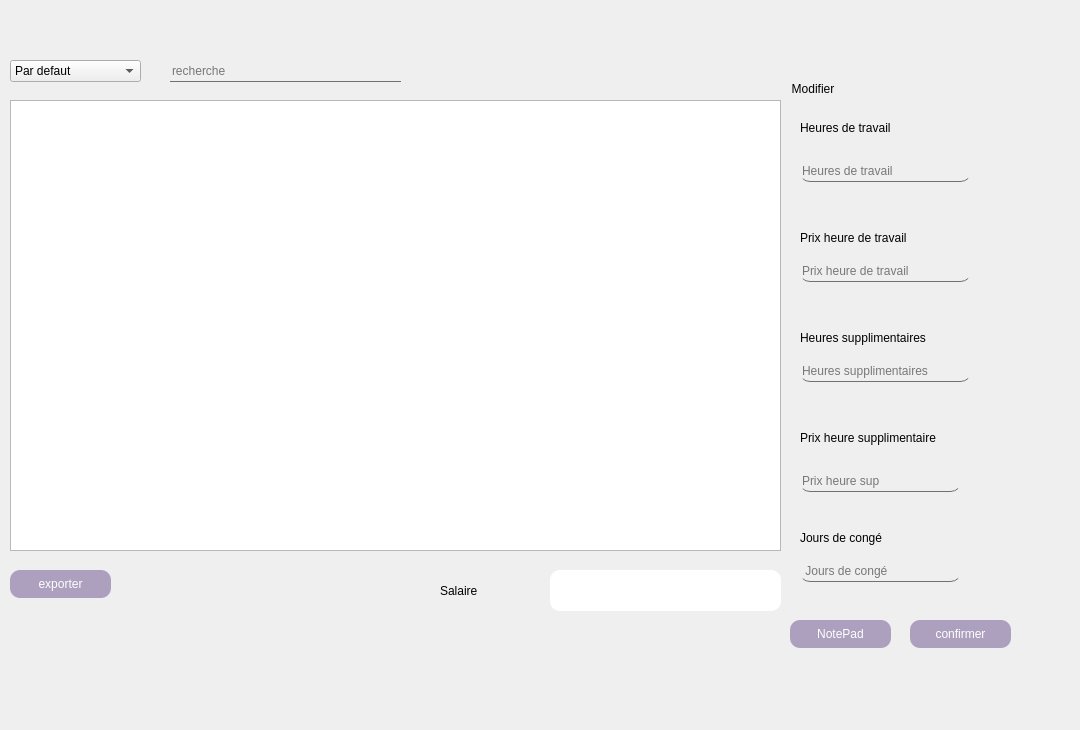
    <widget class="QWidget" name="tab_5">
     <attribute name="title">
      <string>Tableau de bord</string>
     </attribute>
     <widget class="QTableView" name="tableView_rh">
      <property name="geometry">
       <rect>
        <x>10</x>
        <y>100</y>
        <width>771</width>
        <height>451</height>
       </rect>
      </property>
      <property name="selectionBehavior">
       <enum>QAbstractItemView::SelectRows</enum>
      </property>
     </widget>
     <widget class="QPushButton" name="pushButton_2">
      <property name="geometry">
       <rect>
        <x>910</x>
        <y>620</y>
        <width>101</width>
        <height>28</height>
       </rect>
      </property>
      <property name="styleSheet">
       <string notr="true">#pushButton_2{

border-radius:10px;


background-color: rgb(172, 160, 190);
color:white;
font: 9pt 'Century Gothic';
}
</string>
      </property>
      <property name="text">
       <string>confirmer</string>
      </property>
     </widget>
     <widget class="QPushButton" name="pb_excel">
      <property name="geometry">
       <rect>
        <x>10</x>
        <y>570</y>
        <width>101</width>
        <height>28</height>
       </rect>
      </property>
      <property name="styleSheet">
       <string notr="true">#pb_excel{

border-radius:10px;


background-color: rgb(172, 160, 190);
color:white;
font: 9pt 'Century Gothic';
}
</string>
      </property>
      <property name="text">
       <string>exporter</string>
      </property>
     </widget>
     <widget class="QLabel" name="label_bg_rh">
      <property name="geometry">
       <rect>
        <x>0</x>
        <y>-10</y>
        <width>1071</width>
        <height>721</height>
       </rect>
      </property>
      <property name="text">
       <string/>
      </property>
     </widget>
     <widget class="QGroupBox" name="groupBox">
      <property name="geometry">
       <rect>
        <x>790</x>
        <y>80</y>
        <width>241</width>
        <height>541</height>
       </rect>
      </property>
      <property name="styleSheet">
       <string notr="true">font: 9pt 'Century Gothic';

border-radius:10px;
border:black;
</string>
      </property>
      <property name="title">
       <string>Modifier</string>
      </property>
      <widget class="QLineEdit" name="le_ht">
       <property name="geometry">
        <rect>
         <x>10</x>
         <y>80</y>
         <width>171</width>
         <height>22</height>
        </rect>
       </property>
       <property name="styleSheet">
        <string notr="true">border:none;
border-bottom:1px solid #707172;
background: transparent;
</string>
       </property>
       <property name="placeholderText">
        <string>Heures de travail</string>
       </property>
      </widget>
      <widget class="QLineEdit" name="le_prix_ht">
       <property name="geometry">
        <rect>
         <x>10</x>
         <y>180</y>
         <width>171</width>
         <height>22</height>
        </rect>
       </property>
       <property name="styleSheet">
        <string notr="true">border:none;
border-bottom:1px solid #707172;
background: transparent;
</string>
       </property>
       <property name="placeholderText">
        <string>Prix heure de travail</string>
       </property>
      </widget>
      <widget class="QLineEdit" name="le_hs">
       <property name="geometry">
        <rect>
         <x>10</x>
         <y>280</y>
         <width>171</width>
         <height>22</height>
        </rect>
       </property>
       <property name="styleSheet">
        <string notr="true">border:none;
border-bottom:1px solid #707172;
background: transparent;
</string>
       </property>
       <property name="placeholderText">
        <string>Heures supplimentaires</string>
       </property>
      </widget>
      <widget class="QLineEdit" name="le_prix_hs">
       <property name="geometry">
        <rect>
         <x>10</x>
         <y>390</y>
         <width>161</width>
         <height>22</height>
        </rect>
       </property>
       <property name="styleSheet">
        <string notr="true">border:none;
border-bottom:1px solid #707172;
background: transparent;
</string>
       </property>
       <property name="placeholderText">
        <string>Prix heure sup</string>
       </property>
      </widget>
      <widget class="QLineEdit" name="le_conge">
       <property name="geometry">
        <rect>
         <x>10</x>
         <y>480</y>
         <width>161</width>
         <height>22</height>
        </rect>
       </property>
       <property name="styleSheet">
        <string notr="true">border:none;
border-bottom:1px solid #707172;
background: transparent;
</string>
       </property>
       <property name="placeholderText">
        <string> Jours de congé</string>
       </property>
      </widget>
      <widget class="QLabel" name="label_29">
       <property name="geometry">
        <rect>
         <x>10</x>
         <y>40</y>
         <width>151</width>
         <height>16</height>
        </rect>
       </property>
       <property name="text">
        <string>Heures de travail</string>
       </property>
      </widget>
      <widget class="QLabel" name="label_30">
       <property name="geometry">
        <rect>
         <x>10</x>
         <y>150</y>
         <width>161</width>
         <height>16</height>
        </rect>
       </property>
       <property name="text">
        <string>Prix heure de travail</string>
       </property>
      </widget>
      <widget class="QLabel" name="label_31">
       <property name="geometry">
        <rect>
         <x>10</x>
         <y>250</y>
         <width>181</width>
         <height>16</height>
        </rect>
       </property>
       <property name="text">
        <string>Heures supplimentaires</string>
       </property>
      </widget>
      <widget class="QLabel" name="label_32">
       <property name="geometry">
        <rect>
         <x>10</x>
         <y>350</y>
         <width>211</width>
         <height>16</height>
        </rect>
       </property>
       <property name="text">
        <string>Prix heure supplimentaire</string>
       </property>
      </widget>
      <widget class="QLabel" name="label_33">
       <property name="geometry">
        <rect>
         <x>10</x>
         <y>450</y>
         <width>211</width>
         <height>16</height>
        </rect>
       </property>
       <property name="text">
        <string>Jours de congé</string>
       </property>
      </widget>
     </widget>
     <widget class="QLineEdit" name="le_CIN_h">
      <property name="geometry">
       <rect>
        <x>560</x>
        <y>110</y>
        <width>113</width>
        <height>22</height>
       </rect>
      </property>
     </widget>
     <widget class="QLineEdit" name="le_nom_h">
      <property name="geometry">
       <rect>
        <x>540</x>
        <y>170</y>
        <width>113</width>
        <height>22</height>
       </rect>
      </property>
     </widget>
     <widget class="QLineEdit" name="le_tel_h">
      <property name="geometry">
       <rect>
        <x>540</x>
        <y>220</y>
        <width>113</width>
        <height>22</height>
       </rect>
      </property>
     </widget>
     <widget class="QLineEdit" name="le_matricule_h">
      <property name="geometry">
       <rect>
        <x>550</x>
        <y>260</y>
        <width>113</width>
        <height>22</height>
       </rect>
      </property>
     </widget>
     <widget class="QLineEdit" name="le_num_aff_h">
      <property name="geometry">
       <rect>
        <x>550</x>
        <y>320</y>
        <width>113</width>
        <height>22</height>
       </rect>
      </property>
     </widget>
     <widget class="QLineEdit" name="le_email_h">
      <property name="geometry">
       <rect>
        <x>560</x>
        <y>370</y>
        <width>113</width>
        <height>22</height>
       </rect>
      </property>
     </widget>
     <widget class="QLineEdit" name="le_prenom_h">
      <property name="geometry">
       <rect>
        <x>360</x>
        <y>410</y>
        <width>113</width>
        <height>22</height>
       </rect>
      </property>
     </widget>
     <widget class="QLineEdit" name="le_salaire">
      <property name="geometry">
       <rect>
        <x>550</x>
        <y>570</y>
        <width>231</width>
        <height>41</height>
       </rect>
      </property>
      <property name="styleSheet">
       <string notr="true">

border-radius:10px;

font: 12pt 'Century Gothic';

</string>
      </property>
      <property name="readOnly">
       <bool>true</bool>
      </property>
     </widget>
     <widget class="QLabel" name="label">
      <property name="geometry">
       <rect>
        <x>440</x>
        <y>560</y>
        <width>151</width>
        <height>61</height>
       </rect>
      </property>
      <property name="styleSheet">
       <string notr="true">font: 75 16pt &quot;Century Gothic&quot;;
</string>
      </property>
      <property name="text">
       <string>Salaire</string>
      </property>
     </widget>
     <widget class="QComboBox" name="comboBox_rh">
      <property name="geometry">
       <rect>
        <x>10</x>
        <y>60</y>
        <width>131</width>
        <height>22</height>
       </rect>
      </property>
      <property name="styleSheet">
       <string notr="true">font: 9pt 'Century Gothic';</string>
      </property>
      <item>
       <property name="text">
        <string>Par defaut</string>
       </property>
      </item>
      <item>
       <property name="text">
        <string>CIN</string>
       </property>
      </item>
      <item>
       <property name="text">
        <string>Salaire</string>
       </property>
      </item>
     </widget>
     <widget class="QLineEdit" name="le_CINa_2">
      <property name="geometry">
       <rect>
        <x>170</x>
        <y>60</y>
        <width>231</width>
        <height>22</height>
       </rect>
      </property>
      <property name="styleSheet">
       <string notr="true">font: 9pt 'Century Gothic';border:none;
border-bottom:1px solid #707172;
background: transparent;</string>
      </property>
      <property name="placeholderText">
       <string>recherche</string>
      </property>
     </widget>
     <widget class="QPushButton" name="notepad">
      <property name="geometry">
       <rect>
        <x>790</x>
        <y>620</y>
        <width>101</width>
        <height>28</height>
       </rect>
      </property>
      <property name="styleSheet">
       <string notr="true">#notepad{

border-radius:10px;


background-color: rgb(172, 160, 190);
color:white;
font: 9pt 'Century Gothic';
}
</string>
      </property>
      <property name="text">
       <string>NotePad</string>
      </property>
     </widget>
     <zorder>le_prenom_h</zorder>
     <zorder>le_email_h</zorder>
     <zorder>le_num_aff_h</zorder>
     <zorder>le_matricule_h</zorder>
     <zorder>le_tel_h</zorder>
     <zorder>le_nom_h</zorder>
     <zorder>le_CIN_h</zorder>
     <zorder>label_bg_rh</zorder>
     <zorder>tableView_rh</zorder>
     <zorder>pushButton_2</zorder>
     <zorder>pb_excel</zorder>
     <zorder>groupBox</zorder>
     <zorder>le_salaire</zorder>
     <zorder>label</zorder>
     <zorder>comboBox_rh</zorder>
     <zorder>le_CINa_2</zorder>
     <zorder>notepad</zorder>
    </widget>
